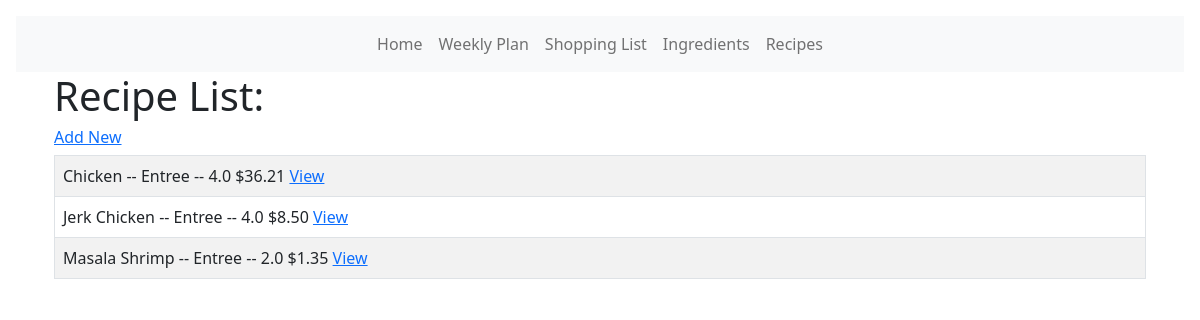
The page /recipe_list on the database as committed earlier.
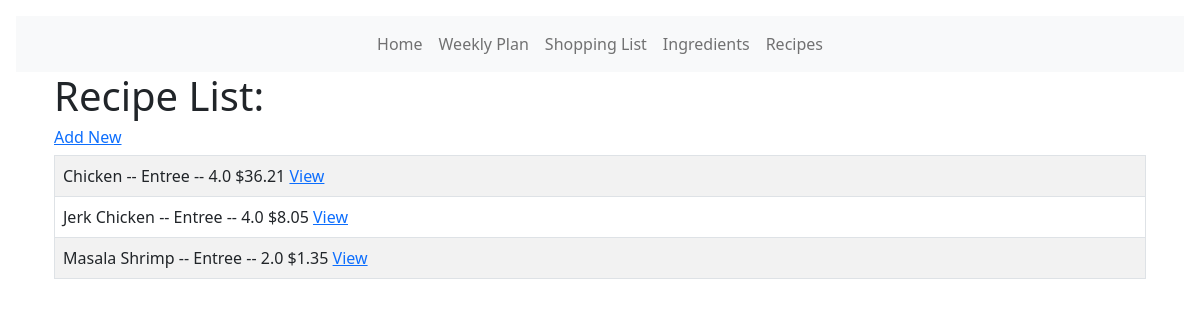
The same page on the database as committed later.
### models.py (models this page shows, shortened)
class RecipeIngredient(db.Model):
    id = db.Column(db.Integer, primary_key=True)
    rid = db.Column(db.Integer, db.ForeignKey("recipe.id"))
    iid = db.Column(db.Integer, db.ForeignKey("ingredient.id"))
    qty = db.Column(db.Float)
    unit_suffix = db.Column(db.String(50))
    cost = db.Column(db.Float)

class Ingredient(db.Model):
    __tablename__ = "ingredient"
    id = db.Column(db.Integer, primary_key=True)
    name = db.Column(db.String(120), nullable=False)
    unit_id = db.Column(db.Integer, db.ForeignKey("unit.id"))
    icalories = db.Column(db.Float)
    protein = db.Column(db.Float)
    carbs = db.Column(db.Float)
    fat = db.Column(db.Float)
    fiber = db.Column(db.Float)
    sugar = db.Column(db.Float)
    item_unit_size = db.Column(db.Float)  # How many units of item at store
    item_price = db.Column(db.Float)  # Price for full item at store
    u_price = db.Column(db.Float)
    aisle_id = db.Column(db.Integer, db.ForeignKey("aisle.id"))
    ingredients = db.relationship("RecipeIngredient", backref="ingredient")

### main.py (the view)
@app.route("/recipe_list")
def recipe_list():
    recipe_list = Recipe.query.order_by(Recipe.name)
    return render_template("/recipes/recipe_list.html", recipe_list=recipe_list)

### models.py (called while the page is built)
    def get_total_cost(self):
        x = [x.qty for x in RecipeIngredient.query.filter_by(rid=self.id).all()]
        y = [
            y.ingredient.u_price
            for y in RecipeIngredient.query.filter_by(rid=self.id).all()
        ]
        tc = []
        for num1, num2 in zip(x, y):
            tc.append(num1 * num2)
        return sum(tc)

### templates/recipes/recipe_list.html (shortened to what this page needs)
<!DOCTYPE html>
<html lang="en">
  <head>
    <link
      href="{{ url_for('static', filename='css/select2.css') }}"
      rel="stylesheet"
    />
    {% extends 'base.html' %} {% block content %}
  </head>
  <body>
    <div class="container">
      <h1>Recipe List:</h1>
      <a href="{{url_for('add_recipe')}}"><h6>Add New</h6></a>
      <table class="table table-hover table-bordered table-striped">
        {% for recipe_table in recipe_list %}
        <tr>
          <td>{{recipe_table.name}} -- {{recipe_table.course}} -- {{recipe_table.servings}} {{'$%0.2f'|format(recipe_table.get_total_cost())}} <a href="{{url_for('recipe', id=recipe_table.id)}}">
          View</td>
        </tr>
        {% endfor %}
      </table>
    </div>
  </body>
  {% endblock %}

Rows that differ between the two databases and show on the page:
removed RecipeIngredient: get_total_cost "$8.50"
now on this page (row unchanged): RecipeIngredient: get_total_cost "$8.05"
